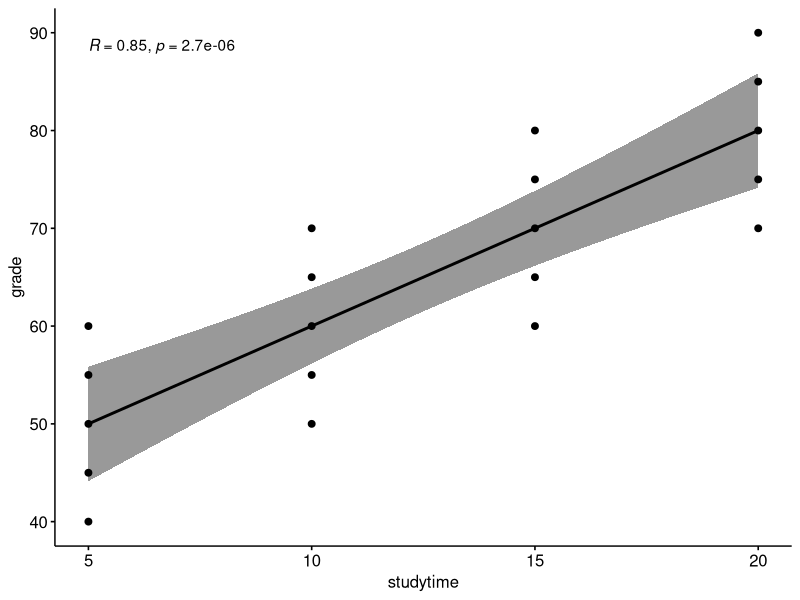
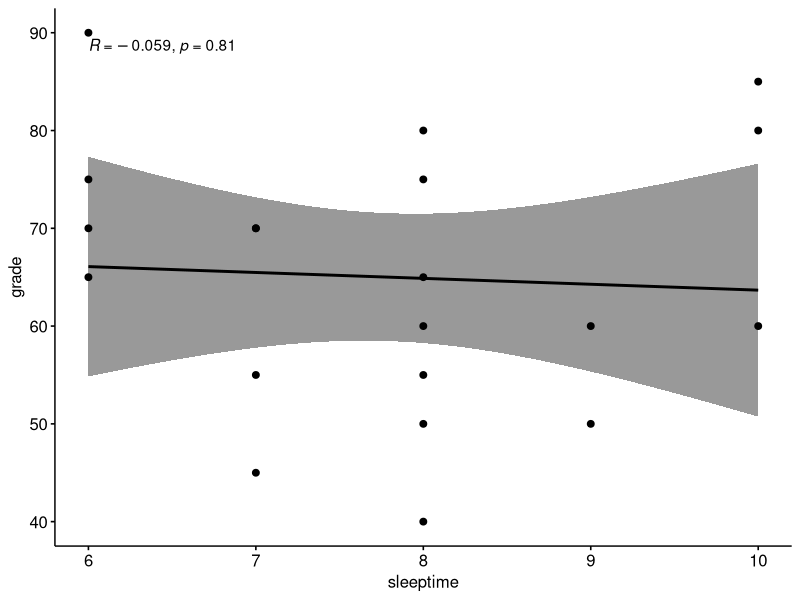

Write R code to recreate these figures, in order.
## ---- chunk 1
grade=c(seq(40,60,5),seq(50,70,5),seq(60,80,5),seq(70,90,5))
studytime=c(rep(5,5),rep(10,5),rep(15,5),rep(20,5))
sleeptime=5+sample.int(5, 20, replace = TRUE)
newdf=data.frame(studytime,sleeptime,grade)

## ---- chunk 2
cor(grade, studytime)
cor(grade, sleeptime)
## ---- chunk 3
library("ggpubr")

modelstudy <- lm(grade~studytime)
modelsleep <- lm(grade~sleeptime)
summary(modelstudy)
summary(modelsleep)

ggscatter(newdf,x="studytime",y="grade",add="reg.line",conf.int=TRUE,cor.coef=TRUE)
ggscatter(newdf,x="sleeptime",y="grade",add="reg.line",conf.int=TRUE,cor.coef=TRUE)
## ---- chunk 4
modelstudy$coefficients

## ---- chunk 5
cvmodel <- lm(grade[-1]~studytime[-1])
cvmodel$coefficients
studytime[1]
grade[1]
pred <- 42.325581 + 1.860465*(studytime[1])
(grade[1] - pred)^2
